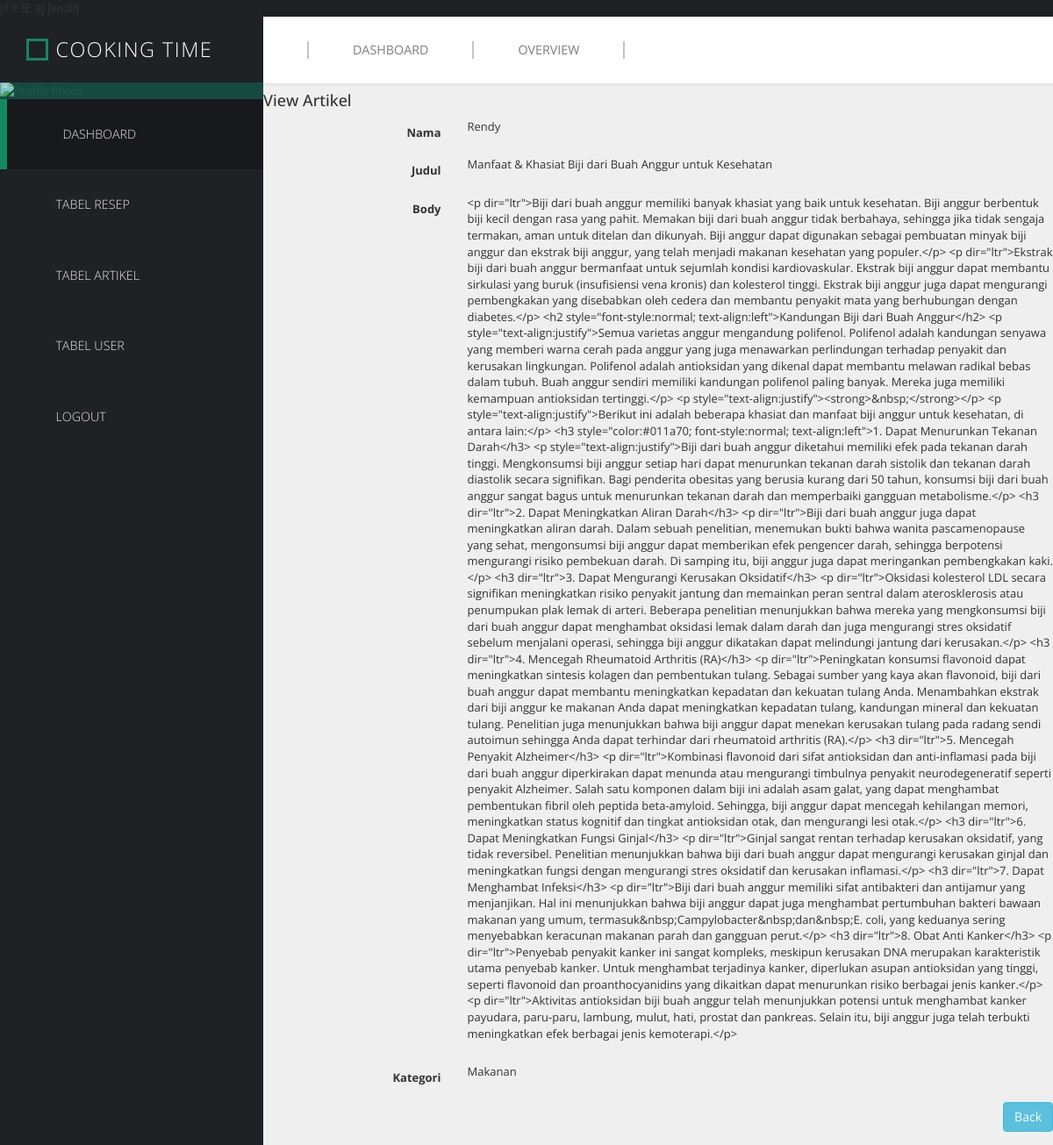
/dashboard/artikel/lihat/6 (signed in), run on the app's committed database.
### artikel/models.py (models this page shows, shortened)
class Artikel(models.Model):
    nama = models.ForeignKey(User, on_delete=models.CASCADE,blank=True,null=True)
    judul = models.CharField(max_length=100)
    body = RichTextUploadingField(blank=True, null=True,
                                    config_name='special',
                                    external_plugin_resources=[(
                                        'youtube',
                                        '/static/ckeditor_plugins/youtube/youtube/',
                                        'plugin.js',
                                    )],
                                    )
    kategori = models.ForeignKey(Kategori, on_delete=models.CASCADE, blank=True,null=True)
    image = models.CharField(max_length=1000,blank=True,null=True)
    date = models.DateTimeField(auto_now_add=True)
    class meta :
        ordering = ['-id']
        verbose_name_plural = "Artikel"

class Kategori(models.Model):
    nama = models.CharField(max_length=100)
    def __str__(self):
         return self.nama
    class meta :
        verbose_name_plural = "Kategori"

### artikel/views.py (the view)
# urls.py: path('artikel/lihat/<str:id>',lihat_artikel, name='lihat_artikel'),
@login_required
def lihat_artikel(request, id):
    template_name = "pengurus/lihat_artikel.html"
    artikel = Artikel.objects.get(id=id)
    context = {
        'title' : 'View Artikel',
        'artikel' :artikel,
    }
    return render(request, template_name, context)

### templates/pengurus/lihat_artikel.html (shortened to what this page needs)
{% extends 'pengurus/base.html' %}
{% block content %}
<div class="content">
    <div class="container-fluid">
        <div class="row">
            <div class="col-6">
                <div class="card">
                    <form class="form-horizontal" method="POST">
                        <div class="card-header">
                            <h4 class="card-title">
                                {{title}}
                            </h4>
                        </div>
                        <div class="card-content">
                            <div class="form-group">
                                <label class="col-md-3 control-label">Nama</label>
                                <div class="col-md-9">
                                    <p>{{artikel.nama}}</p>
                                </div>
                            </div>
                            <div class="form-group">
                                <label class="col-md-3 control-label">Judul</label>
                                <div class="col-md-9">
                                    <p>{{artikel.judul}}</p>
                                </div>
                            </div>
                            <div class="form-group">
                                <label class="col-md-3 control-label">Body</label>
                                <div class="col-md-9">
                                    <p>{{artikel.body}}</p>
                                </div>
                            </div>
                            <div class="form-group">
                                <label class="col-md-3 control-label">Kategori</label>
                                <div class="col-md-9">
                                    <p>{{artikel.kategori}}</p>
                                </div>
                            </div>
                        </div>
                        <div class="card-footer text-right">
                            <div class="form-group">
                                <label class="col-md-3"></label>
                                <div class="col-md-9">
                                    <a class="bt btn btn-info" href="{% url 'tabel_artikel' %}">Back </a>
                                </div>
                            </div>
                        </div>
                    </form>
                </div>
            </div>
        </div>
</div>
{% endblock content %}

### static/pengurus/css/templatemo-style.css (style rules this page uses)
* { font-family: 'Open Sans', sans-serif; }
body { font-size: 13px; }
body, .templatemo-left-nav { background: #1f2124; }

### data on the page
Artikel: nama "Rendy", judul "Manfaat & Khasiat Biji dari Buah Anggur untuk Kesehatan", body "<p dir=\"ltr\">Biji dari buah anggur memiliki banyak khasiat yang baik untuk kesehatan. Biji anggur berbentuk biji kecil dengan rasa yang pahit. Memakan biji dari buah anggur tidak berbahaya, sehingga jika tidak sengaja termakan, aman untuk ditelan dan dikunyah. Biji anggur dapat digunakan sebagai pembuatan minyak biji anggur dan ekstrak biji anggur, yang telah menjadi makanan kesehatan yang populer.</p> <p dir=\"ltr\">Ekstrak biji dari buah anggur bermanfaat untuk sejumlah kondisi kardiovaskular. Ekstrak biji anggur dapat membantu sirkulasi yang buruk (insufisiensi vena kronis) dan kolesterol tinggi. Ekstrak biji anggur juga dapat mengurangi pembengkakan yang disebabkan oleh cedera dan…", kategori "Makanan"

### other printed values
{{ title }} "View Artikel"
